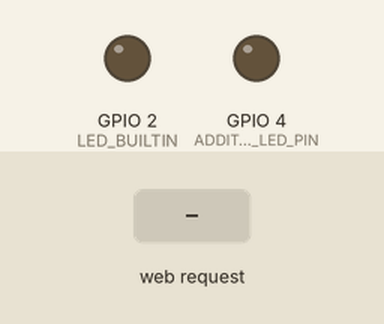
Simulated run of this sketch. Board: ESP8266 (NodeMCU). On the bench: output pins drawn as LEDs (lit = HIGH, except the on-board LED, lit = LOW). Inputs (shaded band) come from the test bench. WiFi joins after 1.5 s; servers stay silent unless stated; what the sketch prints to the serial monitor is not drawn.

Above: at 2.8 s.
2.9 s: HTTP request GET /location?lat=1&lon=1 received
At 4.1 s:
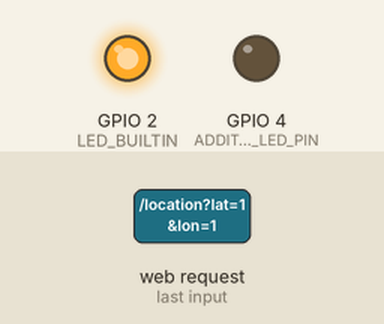
Timing chart, 0 to 5.9 s (numbered marks = the images above; inputs shaded):
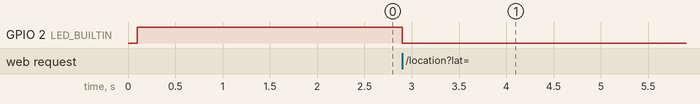

The sketch:

Code.ino
```cpp
#include <ESP8266WiFi.h>
#include <ESP8266WebServer.h>
#include <math.h>

// WiFi credentials
const char* ssid = "wifi_name";
const char* password = "wifi_password";

// Create a web server on port 80
ESP8266WebServer server(80);
const int ADDITIONAL_LED_PIN = 4; // GPIO4 (D2)
// HTML content to request GPS location
const char* htmlPage = R"rawliteral(
<!DOCTYPE html>
<html>
<head>
    <title>GPS Geofencing Interface</title>
    <meta charset="UTF-8">
    <meta name="viewport" content="width=device-width, initial-scale=1.0">
    <style>
      body {
        background-color: #282c34;
        color: #f5f5f5;
        font-family: Arial, sans-serif;
        text-align: center;
        padding: 20px;
      }

      button {
        padding: 10px 20px;
        margin: 10px;
        border: none;
        border-radius: 5px;
        background-color: #4CAF50;
        color: white;
        font-size: 16px;
        cursor: pointer;
      }

      button:hover {
        background-color: #45a049;
      }

      button:active {
        background-color: #3e8e41;
      }

      #status {
        margin-top: 20px;
        font-size: 16px;
        color: #f5f5f5;
      }
    </style>
   <script>
  let watchId;
  let isMusicAutoplayEnabled = false; // Tracks if autoplay state is enabled
  let beepAudio;

  // Function to set the MP3 source dynamically
  function setAudioSource(url) {
    if (beepAudio) {
      beepAudio.pause(); // Pause any existing audio
      beepAudio.src = url; // Update the source
      beepAudio.load(); // Reload the audio
    } else {
      beepAudio = new Audio(url); // Initialize new Audio object
    }
  }

  // Enable autoplay state and start continuous location updates
  function startContinuousLocation() {
    const statusElement = document.getElementById("status");
    if (navigator.geolocation) {
      statusElement.innerHTML = "Starting continuous location updates. Please allow location access.";
      watchId = navigator.geolocation.watchPosition(
        showPosition,
        showError,
        { enableHighAccuracy: true, maximumAge: 0, timeout: 5000 }
      );
      isMusicAutoplayEnabled = true; // Enable autoplay state
      console.log("Music autoplay state enabled.");
    } else {
      statusElement.innerHTML = "Geolocation not supported by your browser.";
    }
  }

  // Stop continuous location updates and disable autoplay state
  function stopContinuousLocation() {
    if (watchId !== undefined) {
      navigator.geolocation.clearWatch(watchId);
      watchId = undefined;
      isMusicAutoplayEnabled = false; // Disable autoplay state
      if (beepAudio) {
        beepAudio.pause(); // Ensure beep sound stops
      }
      document.getElementById("status").innerHTML = "Location updates stopped.";
      console.log("Music autoplay state disabled.");
    }
  }

  // Handle successful location acquisition
  function showPosition(position) {
    const lat = position.coords.latitude;
    const lon = position.coords.longitude;

    // Display location
    document.getElementById("lat").innerHTML = `Latitude: ${lat}`;
    document.getElementById("long").innerHTML = `Longitude: ${lon}`;
    document.getElementById("distance").innerHTML = "Distance from center: Calculating...";
    document.getElementById("circleStatus").innerHTML = "Circle Geofence: Checking...";
    document.getElementById("polygonStatus").innerHTML = "Square Geofence: Checking...";

    // Send location to server
    fetch(`/location?lat=${lat}&lon=${lon}`)
      .then(response => response.text())
      .then(data => {
        console.log("Location sent:", data);
        const lines = data.split('\n');
        lines.forEach(line => {
          if (line.startsWith("Distance from Circle Center:")) {
            document.getElementById("distance").innerHTML = line;
          }
          if (line.startsWith("Circle Geofence:")) {
            document.getElementById("circleStatus").innerHTML = line;
          }
          if (line.startsWith("Square Geofence:")) {
            document.getElementById("polygonStatus").innerHTML = line;
          }
        });

        // Play or pause beeps based on geofence status
        const circleStatus = document.getElementById("circleStatus").innerHTML;
        const squareStatus = document.getElementById("polygonStatus").innerHTML;
        if (isMusicAutoplayEnabled &&
            (circleStatus.includes("Outside") || squareStatus.includes("Inside"))) {
          beepAudio.loop = true; // Set beep sound to loop
          beepAudio.play().catch(error => console.error("Error playing beep:", error));
        } else {
          beepAudio.pause();
        }
      })
      .catch(error => {
        console.error("Error:", error);
        document.getElementById("status").innerHTML = "Error sending location data.";
      });
  }

  // Handle errors
  function showError(error) {
    let message = "";
    switch (error.code) {
      case error.PERMISSION_DENIED:
        message = "Permission denied. Please allow location access.";
        break;
      case error.POSITION_UNAVAILABLE:
        message = "Location information unavailable.";
        break;
      case error.TIMEOUT:
        message = "Location request timed out.";
        break;
      default:
        message = "An unknown error occurred.";
    }
    document.getElementById("status").innerHTML = message;
  }

  // Example: Set your MP3 URL here
  setAudioSource('https://www.pagalworld.com.sb/files/download/type/320/id/71764/1.mp3?1');
</script>

  </head>
  <body>
    <h1>GPS Geofencing Interface</h1>
    <div id="lat">Latitude: --</div>
    <div id="long">Longitude: --</div>
    <div id="distance">Distance from center: --</div>
    <div id="circleStatus">Circle Geofence: --</div>
    <div id="polygonStatus">Square Geofence: --</div>
    <button onclick="startContinuousLocation()">Start Location Updates</button>
    <button onclick="stopContinuousLocation()">Stop Location Updates</button>
    <p id="status">Status: Waiting for action...</p>
  </body>
</html>
)rawliteral";


// HTML for information page
const char* infoPage = R"rawliteral(
<!DOCTYPE html>
<html>
<head>
    <title>Real-Time Geofence Info</title>
    <meta charset="UTF-8">
    <meta name="viewport" content="width=device-width, initial-scale=1.0">
    <style>
        body {
            font-family: 'Arial', sans-serif;
            margin: 0;
            padding: 0;
            background-color: #f4f9ff;
            color: #333;
        }
        header {
            background: linear-gradient(90deg, #3f51b5, #1a237e);
            color: white;
            padding: 1.5rem;
            text-align: center;
            font-size: 2rem;
            font-weight: bold;
            text-shadow: 0 2px 4px rgba(0, 0, 0, 0.4);
            position: relative;
            box-shadow: 0 4px 6px rgba(0, 0, 0, 0.2);
        }
        .container {
            max-width: 90%;
            margin: 20px auto;
            padding: 15px;
            background: #ffffff;
            border-radius: 12px;
            box-shadow: 0 4px 10px rgba(0, 0, 0, 0.1);
            animation: fadeIn 1.5s ease-in-out;
            text-align: center;
        }
        p {
            font-size: 1rem;
            margin-bottom: 15px;
            line-height: 1.6;
            position: relative;
            transition: color 0.3s;
        }
        p span {
            font-weight: bold;
            color: #3f51b5;
            font-size: 1.2rem;
            animation: pulse 2s infinite;
        }
        p:hover {
            color: #1a237e;
        }
        .container:before {
            content: '';
            position: absolute;
            top: -10px;
            left: 50%;
            transform: translateX(-50%);
            width: 50%;
            height: 5px;
            background: linear-gradient(90deg, #3f51b5, #1a237e, #3f51b5);
            border-radius: 5px;
            animation: slideIn 3s infinite;
        }
        footer {
            text-align: center;
            margin: 20px 0;
            font-size: 0.9rem;
            color: #555;
        }
        footer a {
            color: #3f51b5;
            text-decoration: none;
        }
        footer a:hover {
            text-decoration: underline;
        }
        @keyframes fadeIn {
            from {
                opacity: 0;
                transform: translateY(20px);
            }
            to {
                opacity: 1;
                transform: translateY(0);
            }
        }
        @keyframes pulse {
            0%, 100% {
                color: #3f51b5;
            }
            50% {
                color: #5c6bc0;
            }
        }
        @keyframes slideIn {
            0% {
                transform: translateX(-100%);
            }
            50% {
                transform: translateX(0);
            }
            100% {
                transform: translateX(100%);
            }
        }
        /* Responsive adjustments */
        @media (max-width: 768px) {
            header {
                font-size: 1.5rem;
                padding: 1rem;
            }
            .container {
                margin: 15px auto;
                padding: 10px;
                max-width: 95%;
            }
            p {
                font-size: 0.9rem;
            }
            p span {
                font-size: 1rem;
            }
        }
        @media (max-width: 480px) {
            header {
                font-size: 1.2rem;
                padding: 0.8rem;
            }
            p {
                font-size: 0.8rem;
            }
            p span {
                font-size: 0.9rem;
            }
        }
    </style>
</head>
<body>
    <header>
        Real-Time Geofence Info
    </header>
    <div class="container">
        <p>Latitude: <span id="lat">--</span></p>
        <p>Longitude: <span id="long">--</span></p>
        <p>Distance from center: <span id="distance">--</span></p>
        <p>Geofence Status: <span id="geofence">--</span></p>
    </div>
    <script>
        async function fetchInfo() {
            try {
                const response = await fetch('/geofenceInfo');
                const data = await response.json();

                document.getElementById('lat').textContent = data.latitude;
                document.getElementById('long').textContent = data.longitude;
                document.getElementById('distance').textContent = `${data.distance} meters`;
                document.getElementById('geofence').textContent = data.status;
            } catch (error) {
                console.error("Error fetching geofence info:", error);
            }
        }

        setInterval(fetchInfo, 1000); // Update info every 1 seconds
    </script>
</body>
</html>

)rawliteral";

// Constants for Earth radius
const double EARTH_RADIUS_M = 6371000.0; // Radius of the Earth in meters

// Circle geofence parameters
const double circleCenterLat = 30.96697840;
const double circleCenterLon = 76.46586580;
const double circleRadius = 5.0; // Radius in meters

// Variables to store geofence data
double currentLat = 0.0;
double currentLon = 0.0;
double currentDistance = 0.0;
String geofenceStatus = "Unknown";

// Square geofence parameters (vertices on the circle)
const double squareFence[][2] = {
  {30.96683218, 76.46623716},
  {30.96676862, 76.46623716},
  {30.96676862, 76.46616224},
  {30.96683218, 76.46616224}
};
const int squareFenceSize = sizeof(squareFence) / sizeof(squareFence[0]);

// Function to convert degrees to radians
double toRadians(double degrees) {
  return degrees * M_PI / 180.0;
}

// Function to calculate distance between two coordinates in meters using the Haversine formula
double calculateDistance(double lat1, double lon1, double lat2, double lon2) {
  double dLat = toRadians(lat2 - lat1);
  double dLon = toRadians(lon2 - lon1);
  double rLat1 = toRadians(lat1);
  double rLat2 = toRadians(lat2);

  double a = sin(dLat / 2) * sin(dLat / 2) +
             cos(rLat1) * cos(rLat2) *
             sin(dLon / 2) * sin(dLon / 2);
  double c = 2 * atan2(sqrt(a), sqrt(1 - a));
  return EARTH_RADIUS_M * c; // Distance in meters
}

// Geofencing logic: Check if a point is inside the polygon using the Ray Casting algorithm
bool isPointInPolygon(double lat, double lon) {
  bool inside = false;
  for (int i = 0, j = squareFenceSize - 1; i < squareFenceSize; j = i++) {
    double xi = squareFence[i][0], yi = squareFence[i][1];
    double xj = squareFence[j][0], yj = squareFence[j][1];

    bool intersect = ((yi > lon) != (yj > lon)) &&
                     (lat < (xj - xi) * (lon - yi) / (yj - yi) + xi);
    if (intersect)
      inside = !inside;
  }
  return inside;
}

// Function to check if a point is inside the circle geofence
bool isPointInCircle(double lat, double lon) {
  double distance = calculateDistance(lat, lon, circleCenterLat, circleCenterLon);
  return distance <= circleRadius; // Compare distance in meters
}

// Handle location data
void handleLocation() {
  if (server.hasArg("lat") && server.hasArg("lon")) {
    // Parse latitude and longitude as double to preserve precision
    double latitude = server.arg("lat").toDouble();
    double longitude = server.arg("lon").toDouble();
    currentLat = latitude;
    currentLon = longitude;
    // Calculate distance from the center
    double distanceFromCenter = calculateDistance(latitude, longitude, circleCenterLat, circleCenterLon);
    currentDistance = distanceFromCenter;
    // Check if the point is inside the geofences
    bool inCircle = isPointInCircle(latitude, longitude);
    bool inSquare = isPointInPolygon(latitude, longitude);

    // Control the LED based on geofence status
    if (inCircle || inSquare) {
        geofenceStatus = "Inside";
      digitalWrite(LED_BUILTIN, HIGH); // Turn off LED (active LOW)
      digitalWrite(ADDITIONAL_LED_PIN, HIGH); // Turn on additional LED
    } else {
      digitalWrite(LED_BUILTIN, LOW);
      geofenceStatus = "Outside"; // Turn on LED (active LOW)
      digitalWrite(ADDITIONAL_LED_PIN, LOW); // Turn off additional LED
    }

    // Prepare response
    String response = "Latitude: " + String(latitude, 8) + "\n";
    response += "Longitude: " + String(longitude, 8) + "\n";
    response += "Distance from Circle Center: " + String(distanceFromCenter, 2) + " meters\n";
    response += "Circle Geofence: " + String(inCircle ? "Inside" : "Outside") + "\n";
    response += "Square Geofence: " + String(inSquare ? "Inside" : "Outside");

    // Send response
    server.send(200, "text/plain", response);

    // Print to Serial for debugging
    Serial.println(response);
  } else {
    server.send(400, "text/plain", "Invalid Request: Missing lat or lon parameter.");
  }
}


// Handle geofence info for the second page
void handleGeofenceInfo() {
  String json = "{";
  json += "\"latitude\":" + String(currentLat, 8) + ",";
  json += "\"longitude\":" + String(currentLon, 8) + ",";
  json += "\"distance\":" + String(currentDistance, 2) + ",";
  json += "\"status\":\"" + geofenceStatus + "\"";
  json += "}";
  server.send(200, "application/json", json);
}

void setup() {
  Serial.begin(115200);
  delay(100); // Give time for Serial to initialize

  // Configure LED_BUILTIN pin
  pinMode(LED_BUILTIN, OUTPUT);
  digitalWrite(LED_BUILTIN, HIGH); // Ensure LED is off initially
  pinMode(ADDITIONAL_LED_PIN, OUTPUT);
  digitalWrite(ADDITIONAL_LED_PIN, LOW); // Ensure additional LED is off initially

  // Connect to Wi-Fi
  WiFi.begin(ssid, password);
  Serial.print("Connecting to Wi-Fi");
  while (WiFi.status() != WL_CONNECTED) {
    delay(500);
    Serial.print(".");
  }
  Serial.println("\nConnected to Wi-Fi!");
  Serial.print("IP Address: ");
  Serial.println(WiFi.localIP());

  // Serve the HTML page
  server.on("/", HTTP_GET, []() {
    server.send(200, "text/html", htmlPage);
  });

  // Handle location data
  server.on("/location", HTTP_GET, handleLocation);
  server.on("/geofenceInfo", HTTP_GET, handleGeofenceInfo);
  server.on("/info", HTTP_GET, []() {
    server.send(200, "text/html", infoPage);
  });


  // Start the server
  server.begin();
  Serial.println("HTTP server started");
}

void loop() {
  server.handleClient();
}
```

Measured:
- after the input at 2.9 s, GPIO 2 (LED_BUILTIN): HIGH → LOW at once
